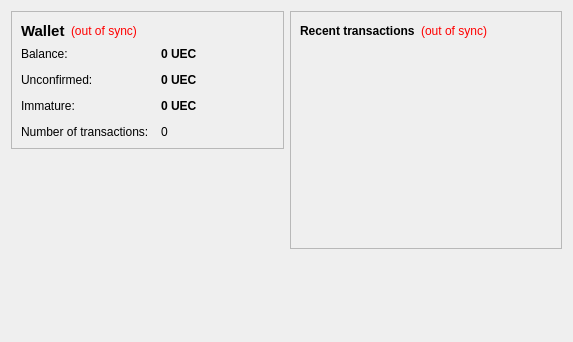
<?xml version="1.0" encoding="UTF-8"?>
<ui version="4.0">
 <class>OverviewPage</class>
 <widget class="QWidget" name="OverviewPage">
  <property name="geometry">
   <rect>
    <x>0</x>
    <y>0</y>
    <width>573</width>
    <height>342</height>
   </rect>
  </property>
  <property name="windowTitle">
   <string>Form</string>
  </property>
  <layout class="QHBoxLayout" name="horizontalLayout" stretch="1,1">
   <item>
    <layout class="QVBoxLayout" name="verticalLayout_2">
     <item>
      <widget class="QFrame" name="frame">
       <property name="frameShape">
        <enum>QFrame::StyledPanel</enum>
       </property>
       <property name="frameShadow">
        <enum>QFrame::Raised</enum>
       </property>
       <layout class="QVBoxLayout" name="verticalLayout_4">
        <item>
         <layout class="QHBoxLayout" name="horizontalLayout_4">
          <item>
           <widget class="QLabel" name="label_5">
            <property name="font">
             <font>
              <pointsize>11</pointsize>
              <weight>75</weight>
              <bold>true</bold>
             </font>
            </property>
            <property name="text">
             <string>Wallet</string>
            </property>
           </widget>
          </item>
          <item>
           <widget class="QLabel" name="labelWalletStatus">
            <property name="toolTip">
             <string>The displayed information may be out of date. Your wallet automatically synchronizes with the UemCoin network after a connection is established, but this process has not completed yet.</string>
            </property>
            <property name="styleSheet">
             <string notr="true">QLabel { color: red; }</string>
            </property>
            <property name="text">
             <string notr="true">(out of sync)</string>
            </property>
            <property name="alignment">
             <set>Qt::AlignLeading|Qt::AlignLeft|Qt::AlignVCenter</set>
            </property>
           </widget>
          </item>
          <item>
           <spacer name="horizontalSpacer_2">
            <property name="orientation">
             <enum>Qt::Horizontal</enum>
            </property>
            <property name="sizeHint" stdset="0">
             <size>
              <width>40</width>
              <height>20</height>
             </size>
            </property>
           </spacer>
          </item>
         </layout>
        </item>
        <item>
         <layout class="QFormLayout" name="formLayout_2">
          <property name="fieldGrowthPolicy">
           <enum>QFormLayout::AllNonFixedFieldsGrow</enum>
          </property>
          <property name="horizontalSpacing">
           <number>12</number>
          </property>
          <property name="verticalSpacing">
           <number>12</number>
          </property>
          <item row="0" column="0">
           <widget class="QLabel" name="label">
            <property name="text">
             <string>Balance:</string>
            </property>
           </widget>
          </item>
          <item row="0" column="1">
           <widget class="QLabel" name="labelBalance">
            <property name="font">
             <font>
              <weight>75</weight>
              <bold>true</bold>
             </font>
            </property>
            <property name="cursor">
             <cursorShape>IBeamCursor</cursorShape>
            </property>
            <property name="toolTip">
             <string>Your current balance</string>
            </property>
            <property name="text">
             <string notr="true">0 UEC</string>
            </property>
            <property name="textInteractionFlags">
             <set>Qt::LinksAccessibleByMouse|Qt::TextSelectableByKeyboard|Qt::TextSelectableByMouse</set>
            </property>
           </widget>
          </item>
          <item row="1" column="0">
           <widget class="QLabel" name="label_3">
            <property name="text">
             <string>Unconfirmed:</string>
            </property>
           </widget>
          </item>
          <item row="1" column="1">
           <widget class="QLabel" name="labelUnconfirmed">
            <property name="font">
             <font>
              <weight>75</weight>
              <bold>true</bold>
             </font>
            </property>
            <property name="cursor">
             <cursorShape>IBeamCursor</cursorShape>
            </property>
            <property name="toolTip">
             <string>Total of transactions that have yet to be confirmed, and do not yet count toward the current balance</string>
            </property>
            <property name="text">
             <string notr="true">0 UEC</string>
            </property>
            <property name="textInteractionFlags">
             <set>Qt::LinksAccessibleByMouse|Qt::TextSelectableByKeyboard|Qt::TextSelectableByMouse</set>
            </property>
           </widget>
          </item>
          <item row="3" column="0">
           <widget class="QLabel" name="label_2">
            <property name="text">
             <string>Number of transactions:</string>
            </property>
           </widget>
          </item>
          <item row="3" column="1">
           <widget class="QLabel" name="labelNumTransactions">
            <property name="toolTip">
             <string>Total number of transactions in wallet</string>
            </property>
            <property name="text">
             <string notr="true">0</string>
            </property>
           </widget>
          </item>
          <item row="2" column="0">
           <widget class="QLabel" name="labelImmatureText">
            <property name="text">
             <string>Immature:</string>
            </property>
           </widget>
          </item>
          <item row="2" column="1">
           <widget class="QLabel" name="labelImmature">
            <property name="font">
             <font>
              <weight>75</weight>
              <bold>true</bold>
             </font>
            </property>
            <property name="toolTip">
             <string>Mined balance that has not yet matured</string>
            </property>
            <property name="text">
             <string notr="true">0 UEC</string>
            </property>
            <property name="textInteractionFlags">
             <set>Qt::LinksAccessibleByMouse|Qt::TextSelectableByKeyboard|Qt::TextSelectableByMouse</set>
            </property>
           </widget>
          </item>
         </layout>
        </item>
       </layout>
      </widget>
     </item>
     <item>
      <spacer name="verticalSpacer">
       <property name="orientation">
        <enum>Qt::Vertical</enum>
       </property>
       <property name="sizeHint" stdset="0">
        <size>
         <width>20</width>
         <height>40</height>
        </size>
       </property>
      </spacer>
     </item>
    </layout>
   </item>
   <item>
    <layout class="QVBoxLayout" name="verticalLayout_3">
     <item>
      <widget class="QFrame" name="frame_2">
       <property name="frameShape">
        <enum>QFrame::StyledPanel</enum>
       </property>
       <property name="frameShadow">
        <enum>QFrame::Raised</enum>
       </property>
       <layout class="QVBoxLayout" name="verticalLayout">
        <item>
         <layout class="QHBoxLayout" name="horizontalLayout_2">
          <item>
           <widget class="QLabel" name="label_4">
            <property name="text">
             <string>&lt;b&gt;Recent transactions&lt;/b&gt;</string>
            </property>
           </widget>
          </item>
          <item>
           <widget class="QLabel" name="labelTransactionsStatus">
            <property name="toolTip">
             <string>The displayed information may be out of date. Your wallet automatically synchronizes with the UemCoin network after a connection is established, but this process has not completed yet.</string>
            </property>
            <property name="styleSheet">
             <string notr="true">QLabel { color: red; }</string>
            </property>
            <property name="text">
             <string notr="true">(out of sync)</string>
            </property>
            <property name="alignment">
             <set>Qt::AlignRight|Qt::AlignTrailing|Qt::AlignVCenter</set>
            </property>
           </widget>
          </item>
          <item>
           <spacer name="horizontalSpacer">
            <property name="orientation">
             <enum>Qt::Horizontal</enum>
            </property>
            <property name="sizeHint" stdset="0">
             <size>
              <width>40</width>
              <height>20</height>
             </size>
            </property>
           </spacer>
          </item>
         </layout>
        </item>
        <item>
         <widget class="QListView" name="listTransactions">
          <property name="styleSheet">
           <string notr="true">QListView { background: transparent; }</string>
          </property>
          <property name="frameShape">
           <enum>QFrame::NoFrame</enum>
          </property>
          <property name="verticalScrollBarPolicy">
           <enum>Qt::ScrollBarAlwaysOff</enum>
          </property>
          <property name="horizontalScrollBarPolicy">
           <enum>Qt::ScrollBarAlwaysOff</enum>
          </property>
          <property name="selectionMode">
           <enum>QAbstractItemView::NoSelection</enum>
          </property>
         </widget>
        </item>
       </layout>
      </widget>
     </item>
     <item>
      <spacer name="verticalSpacer_2">
       <property name="orientation">
        <enum>Qt::Vertical</enum>
       </property>
       <property name="sizeHint" stdset="0">
        <size>
         <width>20</width>
         <height>40</height>
        </size>
       </property>
      </spacer>
     </item>
    </layout>
   </item>
  </layout>
 </widget>
 <resources/>
 <connections/>
</ui>
